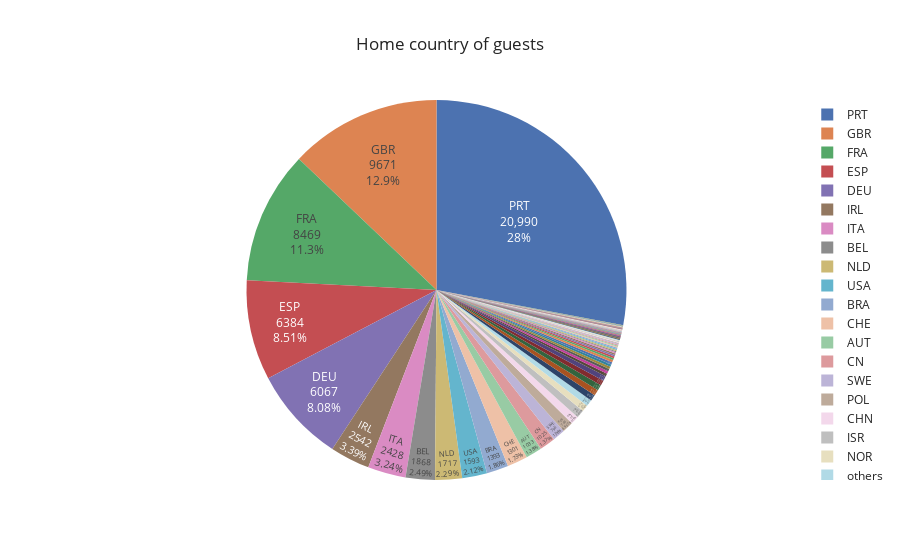

The cell this chart's notebook holds for it:
### Code cell
# get number of acutal guests by country
country_data_new = pd.DataFrame(country_data.loc[country_data["is_canceled"] == 0]["country"].value_counts())
#country_data.index.name = "country"
country_data_new.rename(columns={"country": "Number of Guests"}, inplace=True)
total_guests = country_data_new["Number of Guests"].sum()
country_data_new["Guests in %"] = round(country_data_new["Number of Guests"] / total_guests * 100, 2)
country_data_new["country"] = country_data_new.index
#country_data.loc[country_data["Guests in %"] < 2, "country"] = "Other"

# pie plot
fig = px.pie(country_data_new,
             values="Number of Guests",
             names="country",
             title="Home country of guests",
             template="seaborn")
fig.update_traces(textposition="inside", textinfo="value+percent+label")
fig.show()

### Figure 1 — Plotly figure (JSON) as saved in the notebook; plotly's stock layout.template omitted (floating-point values rounded to 4 significant figures; data arrays with more than 128 entries replaced by an {"elided": "..."} marker saying what was removed)
{"data": [{"domain": {"x": [0, 1], "y": [0, 1]}, "hovertemplate": "country=%{label}<br>Number of Guests=%{value}<extra></extra>", "labels": {"elided": "166 str values"}, "legendgroup": "", "name": "", "showlegend": true, "textinfo": "value+percent+label", "textposition": "inside", "type": "pie", "values": {"elided": "166 int values"}}], "layout": {"legend": {"tracegroupgap": 0}, "title": {"text": "Home country of guests"}}}
